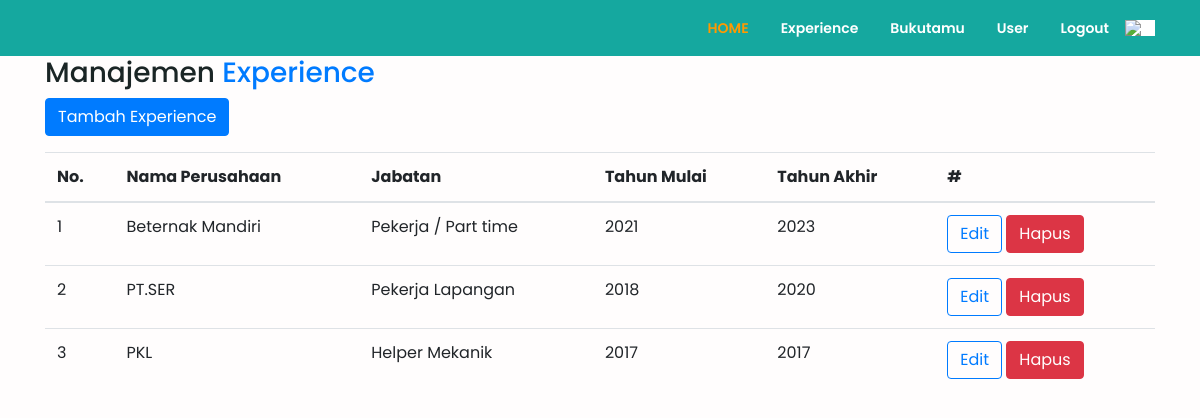
Screenshot of /manajemen-pengalaman.php (signed in) with the database file from the repository.
### tables this page shows
CREATE TABLE `penglaman` (
  `id` int(11) NOT NULL,
  `nama_perusahaan` varchar(255) NOT NULL,
  `jabatan` varchar(255) NOT NULL,
  `mulai` int(4) NOT NULL,
  `akhir` int(4) NOT NULL,
  `deskripsi` varchar(10000) NOT NULL
);

### manajemen-pengalaman.php (the view, shortened to what this page needs)
<?php
require_once('koneksi/database.php');
$query = "SELECT * FROM penglaman ORDER BY id DESC";
$result = mysqli_query($connectDb, $query);
?>
<!DOCTYPE html>
<html lang="en">
<head>
  <link rel="stylesheet" href="https://cdn.jsdelivr.net/npm/bootstrap@4.6.0/dist/css/bootstrap.min.css"
>
  <link rel="stylesheet" href="https://cdnjs.cloudflare.com/ajax/libs/font-awesome/5.13.1/css/all.min.css">
  <link href="assets/boostrap/bootstrap-icons/font/bootstrap-icons.css" rel="stylesheet">
  <link href="assets/boxicons/css/boxicons.min.css" rel="stylesheet">
  <link rel="stylesheet" href="assets/styles/main.css">
  </head>
  <body>
    <?php include('layout/navbar.php'); ?>
    <div class="admin-container">
        <div class="container">
            <div class="row">
                <div class="col">
                    <h3>Manajemen <span class="text-primary"> Experience</span></h3>
                    <a href="experience-add.php" class="btn btn-primary">Tambah Experience</a>
                    <table class="table mt-3">
                        <thead>
                            <tr>
                                <th scope="col">No.</th>
                                <th scope="col">Nama Perusahaan</th>
                                <th scope="col">Jabatan</th>
                                <th scope="col">Tahun Mulai</th>
                                <th scope="col">Tahun Akhir</th>
                                <th>#</th>
                            </tr>
                        </thead>
                        <tbody>
                        <?php
                        $no = 1;
                        while ($data = mysqli_fetch_array($result)) : ?>
                            <tr>
                                <td><?= $no; ?></th>
                                <td><?= $data['nama_perusahaan']; ?></td>
                                <td><?= $data['jabatan']; ?></td>
                                <td><?= $data['mulai']; ?></td>
                                <td><?= $data['akhir']; ?></td>
                                <td>
                                    <a href="experience-edit.php?id=<?= $data['id']; ?>" class="btn btn-outline-primary">Edit</a>
                                    <a href="experience-delete.php?id=<?= $data['id']; ?>" class="btn btn-danger">Hapus</a>
                                </td>
                            </tr>
                        <?php $no++; endwhile; ?>
                      </tbody>
                    </table>
                </div>
            </div>
        </div>
    </div>
  </body>
</html>

### main.css (style rules this page uses)
* { margin: 0; padding: 0; scroll-behavior: smooth; }
:root { --primary-color: #FF9900; --secondary-color: #15A89F; --font-color: #1A2525; --bg-color: #fff; --bg-bg: #C4C4C4; --form-color: #fffdfd; --hover: #d38613; }
body { font-family: 'Poppins', sans-serif; color: var(--font-color); background-color: var(--form-color); }

### rows the page displays
penglaman: nama_perusahaan "Beternak Mandiri", jabatan "Pekerja / Part time", mulai "2021", akhir "2023"
penglaman: nama_perusahaan "PT.SER", jabatan "Pekerja Lapangan", mulai "2018", akhir "2020"
penglaman: nama_perusahaan "PKL", jabatan "Helper Mekanik", mulai "2017", akhir "2017"
